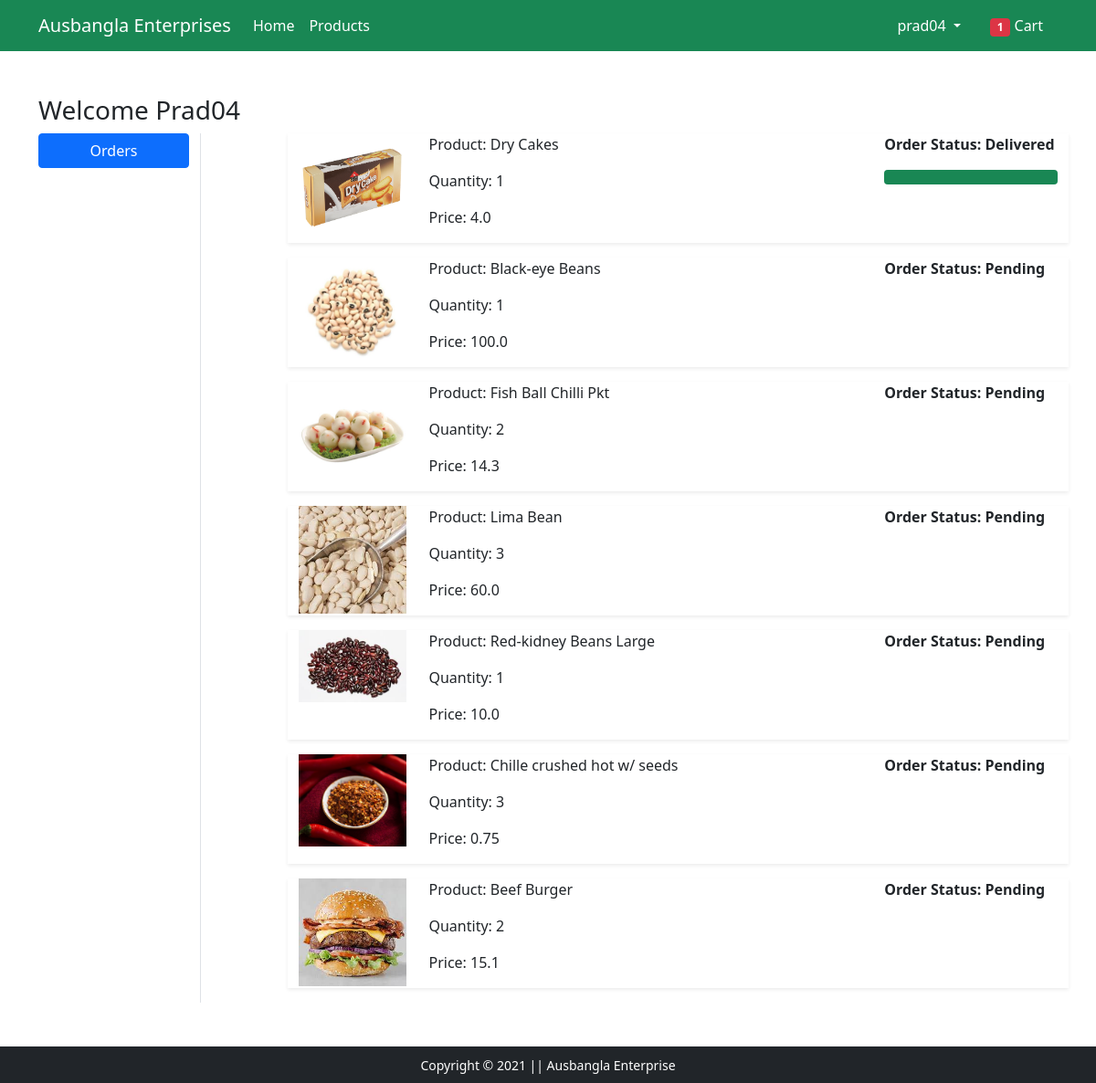
Screenshot of /orders/ (signed in) with the database file from the repository.
### app/models.py (models this page shows, shortened)
class OderPlaced(models.Model):
    user = models.ForeignKey(User, on_delete=models.CASCADE)
    customer = models.ForeignKey(Customer, on_delete=models.CASCADE)
    product = models.ForeignKey(Product, on_delete=models.CASCADE)
    quantity = models.PositiveIntegerField(default=1)
    ordered_date = models.DateTimeField(auto_now_add=True)
    status = models.CharField(max_length=50, choices=STATUS_CHOICES, default='Pending')
    @property
    def totalcost(self):
        return self.quantity * self.product.discounted_price

class Product(models.Model):
    title = models.CharField(max_length=100)
    selling_price = models.FloatField()
    discounted_price = models.FloatField()
    description = models.TextField()
    brand = models.CharField(max_length=100)
    category = models.CharField(choices=CATEGORY_CHOICES, max_length=3)
    product_image = models.ImageField(upload_to='productimg')
    quantity_pr_price = models.CharField(max_length=30)

### app/views.py (the view)
# urls.py: path('orders/', views.orders, name='orders'),
@login_required
def orders(request):
    totalitem = 0
    if request.user.is_authenticated:
        totalitem = len(Cart.objects.filter(user=request.user))
    op = OderPlaced.objects.filter(user=request.user)
    return render(request, 'app/orders.html', {'order_placed':op,'totalitem':totalitem})

### app/templates/app/orders.html (shortened to what this page needs)
{% extends 'app/base.html' %}
{% load static %}
{% block main-content1 %}
<div class="container my-5">
 <div class="row">
 <h3>Welcome <span class="text-capitalize">{{request.user}}</span></h3>
  <div class="col-sm-2 border-end">
   <ul class="list-unstyled">
    <li class="d-grid"><a href="{% url 'orders' %}" class="btn btn-primary">Orders</a></li>
   </ul>
  </div>
  <div class="col-sm-9 offset-sm-1">
  {% for op in order_placed %}
   <div class="row shadow-sm mb-3">
    <div class="col-sm-2">
    <img src="{{op.product.product_image.url}}" alt="" srcset="" class="img-fluid" height="150" width="150">
    </div>
    <div class="col-sm-7">
    <p>Product: {{op.product.title}}</p>
    <p>Quantity: {{op.quantity}}</p>
    <p>Price: {{op.totalcost}}</p>
    </div>
    <div class="col-sm-3 fw-bold">
    <p>Order Status: {{op.status}}</p>
    {% if op.status == 'Delivered' %}
        <div class="progress">
        <div class="progress-bar bg-success" role="progressbar" style="width: 100%" aria-valuenow="100" aria-valuemin="0" aria-valuemax="100"></div>
        </div>
    {% endif %}
   </div>
  </div>
  {% endfor %}
 </div>
</div>
</div>
{% endblock main-content1 %}

### app/templates/app/base.html (shortened to what this page needs)
<!doctype html>
{% load static %}
<html lang="en">
  <head>
    <link href="https://cdn.jsdelivr.net/npm/bootstrap@5.0.0-beta1/dist/css/bootstrap.min.css" rel="stylesheet">
    <link rel="stylesheet" href="{% static 'app/css/owl.carousel.min.css' %}">
    <link rel="stylesheet" href="{% static 'app/css/all.min.css' %}">
    <link rel="stylesheet" href="{% static 'app/css/style.css' %}">
  </head>
  <body>
    <nav class="navbar navbar-expand-lg navbar-dark bg-success">
     <div class="container">
       <a class="navbar-brand" href="/">Ausbangla Enterprises</a>
       <div class="collapse navbar-collapse" id="navbarSupportedContent">
         <ul class="navbar-nav me-auto mb-2 mb-lg-0">
           <li class="nav-item">
             <a class="nav-link active" aria-current="page" href="/">Home</a>
           </li>
           <li class="nav-item ">
             <a class="nav-link  text-white" href="{% url 'allproducts' %}" id="electronicsDropdown" role="button" aria-expanded="false">
               Products
             </a>
           </li>
         </ul>
         <div>
          <ul class="navbar-nav me-auto mb-2 mb-lg-0">
            {% if request.user.is_authenticated %}
           <li class="nav-item dropdown mx-2">
              <a class="nav-link dropdown-toggle text-white" href="#" id="profileDropdown" role="button" data-bs-toggle="dropdown" aria-expanded="false">
                {{request.user}}
              </a>
            </li>
            <li class="nav-item mx-2">
             <a href="{% url 'showcart' %}" class="nav-link text-white"><span class="badge bg-danger">{{totalitem}}</span> Cart </a>
            </li>
            {% endif %}
          </ul>
         </div>
       </div>
     </div>
    </nav>
     {% block main-content1 %} {% endblock main-content1 %}
    <footer class="container-fluid bg-dark text-center p-2 mt-5">
     <small class="text-white">Copyright &copy; 2021 || Ausbangla Enterprise</small>
    </footer>
  </body>
</html>

### rows the page displays
OderPlaced: product.product_image (picture), product "Dry Cakes", quantity "1", totalcost "4.0", status "Delivered"
OderPlaced: product.product_image (picture), product "Black-eye Beans", quantity "1", totalcost "100.0", status "Pending"
OderPlaced: product.product_image (picture), product "Fish Ball Chilli Pkt", quantity "2", totalcost "14.3", status "Pending"
OderPlaced: product.product_image (picture), product "Lima Bean", quantity "3", totalcost "60.0", status "Pending"
OderPlaced: product.product_image (picture), product "Red-kidney Beans Large", quantity "1", totalcost "10.0", status "Pending"
OderPlaced: product.product_image (picture), product "Chille crushed hot w/ seeds", quantity "3", totalcost "0.75", status "Pending"
OderPlaced: product.product_image (picture), product "Beef Burger", quantity "2", totalcost "15.1", status "Pending"

### other values shown
{{ request.user }} "prad04"
{{ totalitem }} "1"
{{ request.user }} "Prad04"
